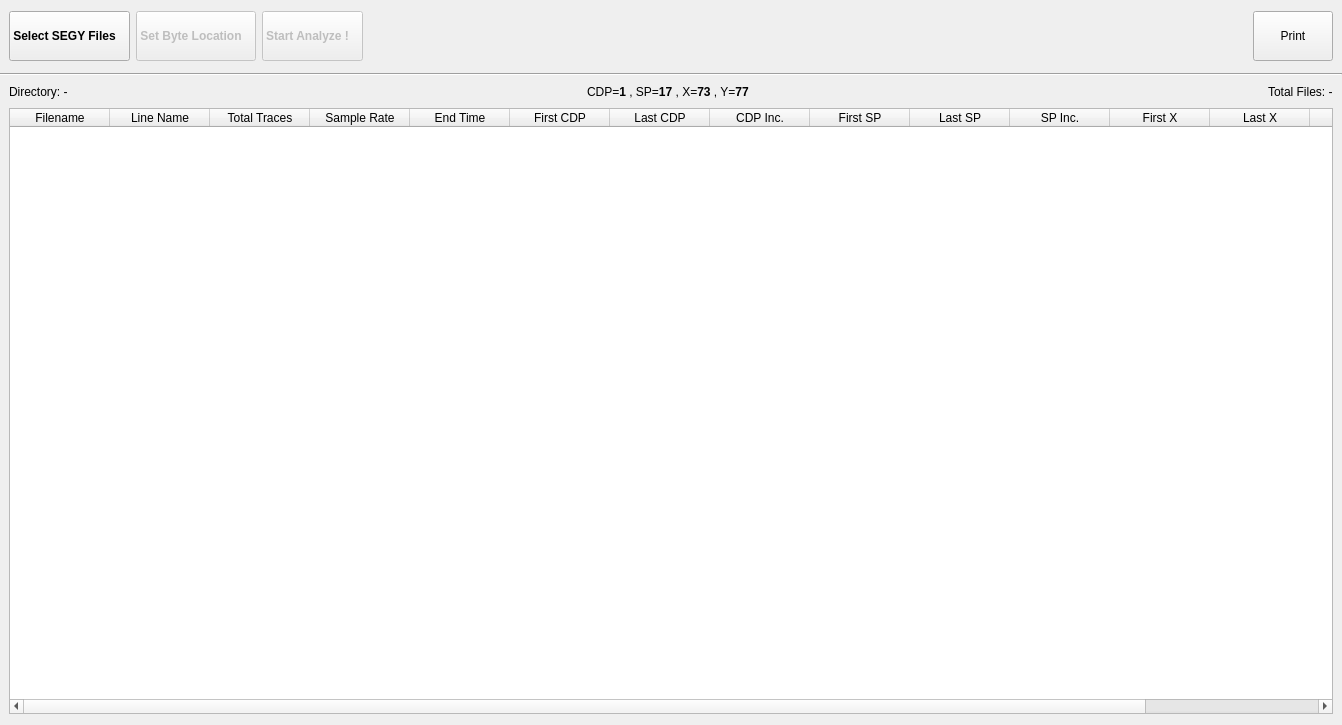
<?xml version="1.0" encoding="UTF-8"?>
<ui version="4.0">
 <class>segyanalyzer</class>
 <widget class="QWidget" name="segyanalyzer">
  <property name="windowModality">
   <enum>Qt::NonModal</enum>
  </property>
  <property name="geometry">
   <rect>
    <x>0</x>
    <y>0</y>
    <width>1342</width>
    <height>725</height>
   </rect>
  </property>
  <property name="windowTitle">
   <string>SEGY Analyzer</string>
  </property>
  <property name="windowIcon">
   <iconset resource="resources.qrc">
    <normaloff>:/img/icon.ico</normaloff>:/img/icon.ico</iconset>
  </property>
  <layout class="QVBoxLayout" name="verticalLayout">
   <property name="leftMargin">
    <number>0</number>
   </property>
   <property name="rightMargin">
    <number>0</number>
   </property>
   <item>
    <layout class="QHBoxLayout" name="horizontalLayout">
     <property name="leftMargin">
      <number>9</number>
     </property>
     <property name="rightMargin">
      <number>9</number>
     </property>
     <property name="bottomMargin">
      <number>6</number>
     </property>
     <item>
      <widget class="QPushButton" name="btnSelectSEGYFiles">
       <property name="minimumSize">
        <size>
         <width>0</width>
         <height>50</height>
        </size>
       </property>
       <property name="font">
        <font>
         <weight>75</weight>
         <bold>true</bold>
        </font>
       </property>
       <property name="text">
        <string>Select SEGY Files   </string>
       </property>
       <property name="icon">
        <iconset resource="resources.qrc">
         <normaloff>:/img/files.png</normaloff>:/img/files.png</iconset>
       </property>
       <property name="iconSize">
        <size>
         <width>32</width>
         <height>32</height>
        </size>
       </property>
      </widget>
     </item>
     <item>
      <widget class="QPushButton" name="btnSetByteLocation">
       <property name="enabled">
        <bool>false</bool>
       </property>
       <property name="minimumSize">
        <size>
         <width>0</width>
         <height>50</height>
        </size>
       </property>
       <property name="font">
        <font>
         <weight>75</weight>
         <bold>true</bold>
        </font>
       </property>
       <property name="text">
        <string>Set Byte Location   </string>
       </property>
       <property name="icon">
        <iconset resource="resources.qrc">
         <normaloff>:/img/byte.png</normaloff>:/img/byte.png</iconset>
       </property>
       <property name="iconSize">
        <size>
         <width>32</width>
         <height>32</height>
        </size>
       </property>
      </widget>
     </item>
     <item>
      <widget class="QPushButton" name="btnStartAnalyze">
       <property name="enabled">
        <bool>false</bool>
       </property>
       <property name="minimumSize">
        <size>
         <width>0</width>
         <height>50</height>
        </size>
       </property>
       <property name="font">
        <font>
         <weight>75</weight>
         <bold>true</bold>
        </font>
       </property>
       <property name="text">
        <string>Start Analyze !   </string>
       </property>
       <property name="icon">
        <iconset resource="resources.qrc">
         <normaloff>:/img/start.png</normaloff>:/img/start.png</iconset>
       </property>
       <property name="iconSize">
        <size>
         <width>32</width>
         <height>32</height>
        </size>
       </property>
      </widget>
     </item>
     <item>
      <spacer name="horizontalSpacer">
       <property name="orientation">
        <enum>Qt::Horizontal</enum>
       </property>
       <property name="sizeHint" stdset="0">
        <size>
         <width>178</width>
         <height>20</height>
        </size>
       </property>
      </spacer>
     </item>
     <item>
      <widget class="QPushButton" name="btnPrint">
       <property name="enabled">
        <bool>true</bool>
       </property>
       <property name="minimumSize">
        <size>
         <width>0</width>
         <height>50</height>
        </size>
       </property>
       <property name="text">
        <string>Print</string>
       </property>
      </widget>
     </item>
    </layout>
   </item>
   <item>
    <widget class="Line" name="line">
     <property name="orientation">
      <enum>Qt::Horizontal</enum>
     </property>
    </widget>
   </item>
   <item>
    <layout class="QHBoxLayout" name="horizontalLayout_2">
     <property name="leftMargin">
      <number>9</number>
     </property>
     <property name="rightMargin">
      <number>9</number>
     </property>
     <item>
      <widget class="QLabel" name="lbDirPath">
       <property name="text">
        <string>Directory: -</string>
       </property>
       <property name="margin">
        <number>3</number>
       </property>
      </widget>
     </item>
     <item>
      <spacer name="horizontalSpacer_3">
       <property name="orientation">
        <enum>Qt::Horizontal</enum>
       </property>
       <property name="sizeHint" stdset="0">
        <size>
         <width>40</width>
         <height>20</height>
        </size>
       </property>
      </spacer>
     </item>
     <item>
      <widget class="QLabel" name="lbByteLocation">
       <property name="text">
        <string>CDP=&lt;strong&gt;1&lt;/strong&gt; , SP=&lt;strong&gt;17&lt;/strong&gt; , X=&lt;strong&gt;73&lt;/strong&gt; , Y=&lt;strong&gt;77&lt;/strong&gt;</string>
       </property>
      </widget>
     </item>
     <item>
      <spacer name="horizontalSpacer_2">
       <property name="orientation">
        <enum>Qt::Horizontal</enum>
       </property>
       <property name="sizeHint" stdset="0">
        <size>
         <width>208</width>
         <height>18</height>
        </size>
       </property>
      </spacer>
     </item>
     <item>
      <widget class="QLabel" name="lbTotalFiles">
       <property name="text">
        <string>Total Files: -</string>
       </property>
      </widget>
     </item>
    </layout>
   </item>
   <item>
    <layout class="QHBoxLayout" name="horizontalLayout_3">
     <property name="leftMargin">
      <number>9</number>
     </property>
     <property name="rightMargin">
      <number>9</number>
     </property>
     <item>
      <widget class="QTableWidget" name="tableSEGY">
       <property name="editTriggers">
        <set>QAbstractItemView::NoEditTriggers</set>
       </property>
       <property name="dragDropOverwriteMode">
        <bool>false</bool>
       </property>
       <property name="alternatingRowColors">
        <bool>true</bool>
       </property>
       <property name="selectionMode">
        <enum>QAbstractItemView::SingleSelection</enum>
       </property>
       <property name="selectionBehavior">
        <enum>QAbstractItemView::SelectRows</enum>
       </property>
       <property name="gridStyle">
        <enum>Qt::SolidLine</enum>
       </property>
       <attribute name="horizontalHeaderCascadingSectionResizes">
        <bool>false</bool>
       </attribute>
       <attribute name="horizontalHeaderStretchLastSection">
        <bool>false</bool>
       </attribute>
       <attribute name="verticalHeaderStretchLastSection">
        <bool>false</bool>
       </attribute>
       <column>
        <property name="text">
         <string>Filename</string>
        </property>
        <property name="background">
         <color>
          <red>0</red>
          <green>170</green>
          <blue>255</blue>
         </color>
        </property>
       </column>
       <column>
        <property name="text">
         <string>Line Name</string>
        </property>
       </column>
       <column>
        <property name="text">
         <string>Total Traces</string>
        </property>
       </column>
       <column>
        <property name="text">
         <string>Sample Rate</string>
        </property>
       </column>
       <column>
        <property name="text">
         <string>End Time</string>
        </property>
       </column>
       <column>
        <property name="text">
         <string>First CDP</string>
        </property>
       </column>
       <column>
        <property name="text">
         <string>Last CDP</string>
        </property>
       </column>
       <column>
        <property name="text">
         <string>CDP Inc.</string>
        </property>
       </column>
       <column>
        <property name="text">
         <string>First SP</string>
        </property>
       </column>
       <column>
        <property name="text">
         <string>Last SP</string>
        </property>
       </column>
       <column>
        <property name="text">
         <string>SP Inc.</string>
        </property>
       </column>
       <column>
        <property name="text">
         <string>First X</string>
        </property>
       </column>
       <column>
        <property name="text">
         <string>Last X</string>
        </property>
       </column>
       <column>
        <property name="text">
         <string>First Y</string>
        </property>
       </column>
       <column>
        <property name="text">
         <string>Last Y</string>
        </property>
       </column>
      </widget>
     </item>
    </layout>
   </item>
  </layout>
 </widget>
 <resources>
  <include location="resources.qrc"/>
 </resources>
 <connections/>
</ui>
